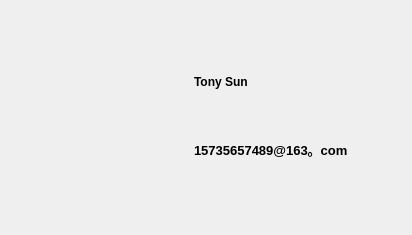
<?xml version="1.0" encoding="UTF-8"?>
<ui version="4.0">
 <class>Dialog</class>
 <widget class="QDialog" name="Dialog">
  <property name="geometry">
   <rect>
    <x>0</x>
    <y>0</y>
    <width>412</width>
    <height>235</height>
   </rect>
  </property>
  <property name="windowTitle">
   <string>Dialog</string>
  </property>
  <widget class="QWidget" name="layoutWidget">
   <property name="geometry">
    <rect>
     <x>20</x>
     <y>40</y>
     <width>374</width>
     <height>152</height>
    </rect>
   </property>
   <layout class="QHBoxLayout" name="horizontalLayout">
    <property name="spacing">
     <number>10</number>
    </property>
    <item>
     <widget class="QLabel" name="label">
      <property name="text">
       <string/>
      </property>
      <property name="pixmap">
       <pixmap>../images/software.png</pixmap>
      </property>
     </widget>
    </item>
    <item>
     <layout class="QVBoxLayout" name="verticalLayout">
      <item>
       <widget class="QLabel" name="label_2">
        <property name="minimumSize">
         <size>
          <width>150</width>
          <height>30</height>
         </size>
        </property>
        <property name="maximumSize">
         <size>
          <width>150</width>
          <height>30</height>
         </size>
        </property>
        <property name="font">
         <font>
          <family>Arial</family>
          <weight>75</weight>
          <bold>true</bold>
         </font>
        </property>
        <property name="text">
         <string>Tony Sun</string>
        </property>
       </widget>
      </item>
      <item>
       <widget class="QLabel" name="label_3">
        <property name="minimumSize">
         <size>
          <width>200</width>
          <height>30</height>
         </size>
        </property>
        <property name="maximumSize">
         <size>
          <width>200</width>
          <height>30</height>
         </size>
        </property>
        <property name="font">
         <font>
          <family>Arial</family>
          <pointsize>10</pointsize>
          <weight>75</weight>
          <bold>true</bold>
         </font>
        </property>
        <property name="text">
         <string>15735657489@163。com</string>
        </property>
        <property name="wordWrap">
         <bool>true</bool>
        </property>
        <property name="margin">
         <number>-1</number>
        </property>
       </widget>
      </item>
     </layout>
    </item>
   </layout>
  </widget>
 </widget>
 <resources/>
 <connections/>
</ui>
